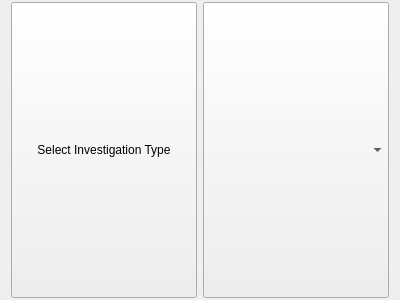
<?xml version="1.0" encoding="UTF-8"?>
<ui version="4.0">
 <class>InvestigationTypeBar</class>
 <widget class="QFrame" name="InvestigationTypeBar">
  <property name="geometry">
   <rect>
    <x>0</x>
    <y>0</y>
    <width>400</width>
    <height>300</height>
   </rect>
  </property>
  <property name="windowTitle">
   <string>Frame</string>
  </property>
  <layout class="QHBoxLayout" name="horizontalLayout">
   <property name="topMargin">
    <number>2</number>
   </property>
   <property name="bottomMargin">
    <number>2</number>
   </property>
   <item>
    <widget class="QPushButton" name="selectTestButton">
     <property name="sizePolicy">
      <sizepolicy hsizetype="Minimum" vsizetype="MinimumExpanding">
       <horstretch>0</horstretch>
       <verstretch>0</verstretch>
      </sizepolicy>
     </property>
     <property name="text">
      <string>Select Investigation Type</string>
     </property>
    </widget>
   </item>
   <item>
    <widget class="QComboBox" name="testsBox">
     <property name="sizePolicy">
      <sizepolicy hsizetype="Preferred" vsizetype="MinimumExpanding">
       <horstretch>0</horstretch>
       <verstretch>0</verstretch>
      </sizepolicy>
     </property>
    </widget>
   </item>
  </layout>
 </widget>
 <resources/>
 <connections/>
</ui>
